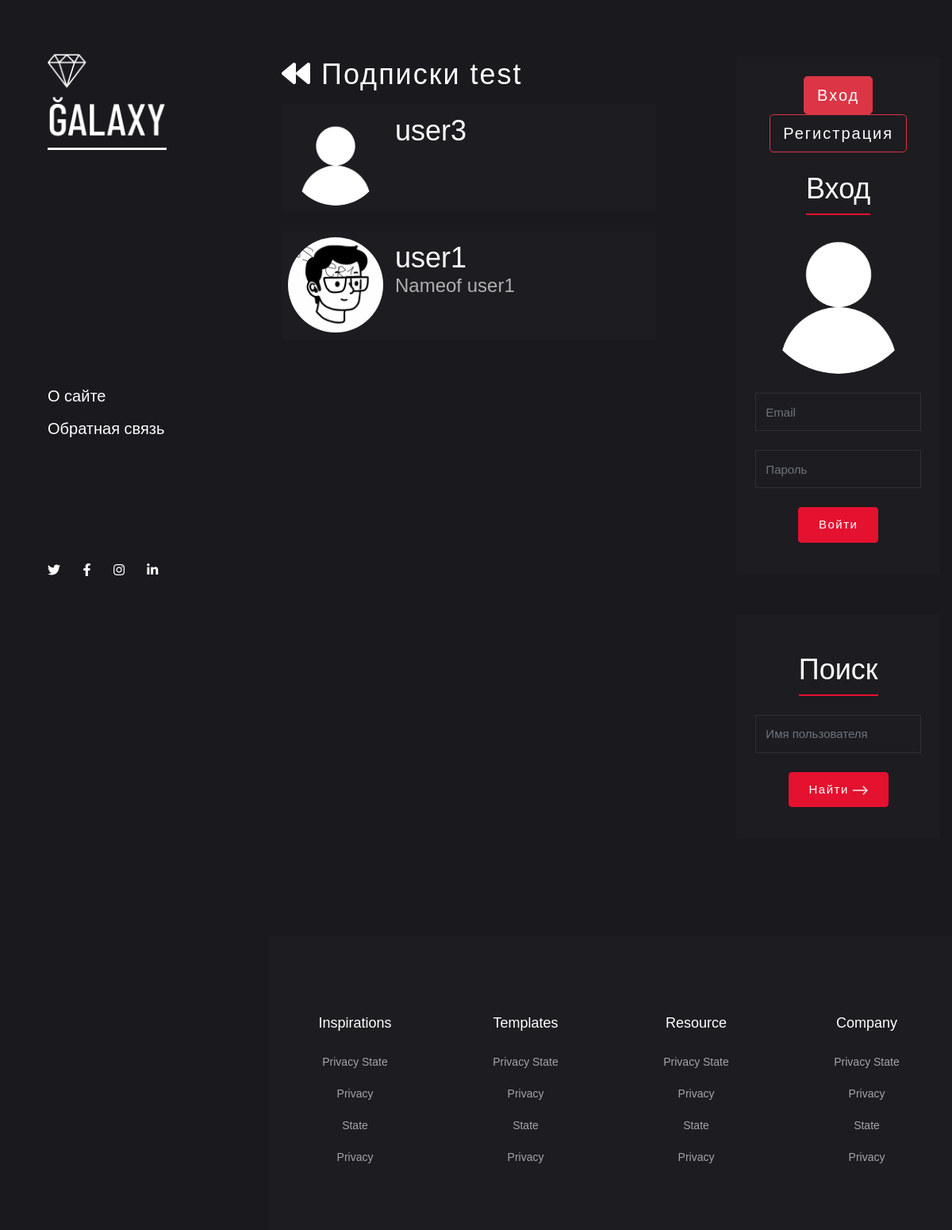
/profile/id1/follows/, run on the app's committed database.
### follows/models.py (models this page shows)
class Follow(models.Model):
    following = models.ForeignKey(
        settings.AUTH_USER_MODEL, on_delete=models.CASCADE, verbose_name="Подписка на", related_name="followers"
    )
    follower = models.ForeignKey(
        settings.AUTH_USER_MODEL, on_delete=models.CASCADE, verbose_name="Подписчик", related_name="follows"
    )
    time_created = models.DateTimeField(verbose_name="Время создания", auto_now_add=True)
    class Meta:
        unique_together = ("following", "follower",)
        verbose_name = "Подписка"
        verbose_name_plural = "Подписки"

### users/models.py (models this page shows, shortened)
class User(AbstractBaseUser, PermissionsMixin):
    username_validator = UnicodeUsernameValidator()
    email = models.EmailField(
        verbose_name="Адрес эл. почты", unique=True,
        error_messages={"unique": "Пользователь с такой эл. почтой уже существует"},
    )
    username = models.CharField(
        verbose_name="Имя пользователя", unique=True, max_length=50, validators=[username_validator],
        error_messages={"unique": "Пользователь с таким именем уже существует"},
    )
    first_name = models.CharField(verbose_name="Имя", max_length=150, blank=True)
    last_name = models.CharField(verbose_name="Фамилия", max_length=150, blank=True)
    is_staff = models.BooleanField(verbose_name="Сотрудник", default=False)
    is_active = models.BooleanField(verbose_name="Активный", default=True)
    date_joined = models.DateTimeField(verbose_name="Дата регистрации", default=timezone.now)
    objects = UserManager()
    USERNAME_FIELD = "email"
    REQUIRED_FIELDS = ["username", ]
    class Meta:
        verbose_name = "Пользователь"
        verbose_name_plural = "Пользователи"

class Profile(models.Model):
    user = models.OneToOneField(User, on_delete=models.CASCADE)
    photo = models.ImageField(verbose_name="Фото", upload_to="profile_pictures/", blank=True)
    vk = models.CharField(verbose_name="Профиль Вконтакте", max_length=100, blank=True)
    tg = models.CharField(verbose_name="Профиль Telegram", max_length=100, blank=True)
    instagram = models.CharField(verbose_name="Профиль Instagram", max_length=100, blank=True)
    bio = models.TextField(verbose_name="О себе", blank=True)
    class Meta:
        verbose_name = "Профиль"
        verbose_name_plural = "Профили"
        ordering = ("-user__date_joined",)
    def get_absolute_url(self):
        return reverse("profile", kwargs={"profile_id": self.id})

### blog/views.py (the view)
# urls.py: path("profile/id<int:profile_id>/follows/", ProfileFollowsView.as_view(), name="follows"),
class ProfileFollowsView(BaseProfileFollowsView):
    template_name = "blog/follows_list.html"
    def get_queryset(self):
        return self.object.user.follows.select_related("following__profile")
    def get_context_data(self, **kwargs):
        context = super().get_context_data(**kwargs)
        context["title"] = f"Подписки {self.object.user.username}"
        return context

### blog/utils.py (called while the page is built)
    def get(self, request, *args, **kwargs):
        self.object = self.get_object(queryset=Profile.objects.select_related("user"))
        return super().get(request, *args, **kwargs)

### users/templatetags/users_tags.py (called while the page is built)
@register.inclusion_tag("users/tags/authentication_tag.html")
def show_forms():
    return {"register_form": forms.UserRegisterForm, "login_form": forms.UserLoginForm}

### templates/blog/follows_list.html (shortened to what this page needs)
{% extends "base.html" %}{% load static %}
{% block content %}
    <h2 class="text-white add-letter-space mb-3">
        <a href="{% url 'profile' profile_id=profile.user.id %}" class="text-white"><i class="fas fa-backward"></i></a>
        {{ title }}
    </h2>
    {% for follow in object_list %}
        <div class="bg-dark p-2 mb-4">
            <div class="d-flex">
                <img class="rounded-circle d-block" width="120px"
                        {% if follow.following.profile.photo %} src="{{ follow.following.profile.photo.url }}"
                        {% else %} src="{% static 'users/img/profile-pic.png' %}" {% endif %} alt>
                <div class="mt-1 container-fluid">
                    <div class="d-flex justify-content-between">
                        <h2 class="text-white">
                            <a class="text-white opacity-50-onHover"
                               href="{{ follow.following.profile.get_absolute_url }}">{{ follow.following.username }}</a>
                        </h2>
                    </div>
                    {% if follow.following.first_name and follow.following.last_name %}
                        <h3>{{ follow.following.first_name }} {{ follow.following.last_name }}</h3>
                    {% endif %}
                </div>
            </div>
        </div>
    {% endfor %}
{% endblock %}

### blog/static/css/style.css (style rules this page uses)
body { color: #B0B0B0; background-color: #1A191E; font-family: "Montserrat", sans-serif; font-size: 16px; line-height: 1.65; overflow-y: hidden; }
body.loaded { overflow-y: scroll; }
.add-letter-space { letter-spacing: 2px; }
.opacity-0, .opacity-0-onHover, .opacity-25, .opacity-25-onHover, .opacity-50, .opacity-50-onHover, .opacity-75, .opacity-75-onHover, .opacity-1, .opacity-1-onHover { transition: all 0.3s; }
.bg-dark { background-color: #1D1C21 !important; }
h1, .h1, h2, .h2, h3, .h3, h4 { font-family: "Barlow Condensed", sans-serif; }
h2, .h2 { font-size: 36px; }
h3, .h3 { font-size: 24px; }
h1, .h1, h2, .h2, h3, .h3, h4, .h4, h5, .h5, h6, .h6, p { margin: 0; }
a { text-decoration: none; display: inline-block; transition: all 0.3s; }
.widget .form-control { font-size: 15px; color: #ffffff; height: 48px; border: 1px solid #2f2e35 !important; }
div { word-break: break-word; }

### data on the page
Follow: following.username "user3"
Follow: following.photo (picture), following.username "user1", following.first_name "Nameof", following.last_name "user1"

### other printed values
{{ title }} "Подписки test"
